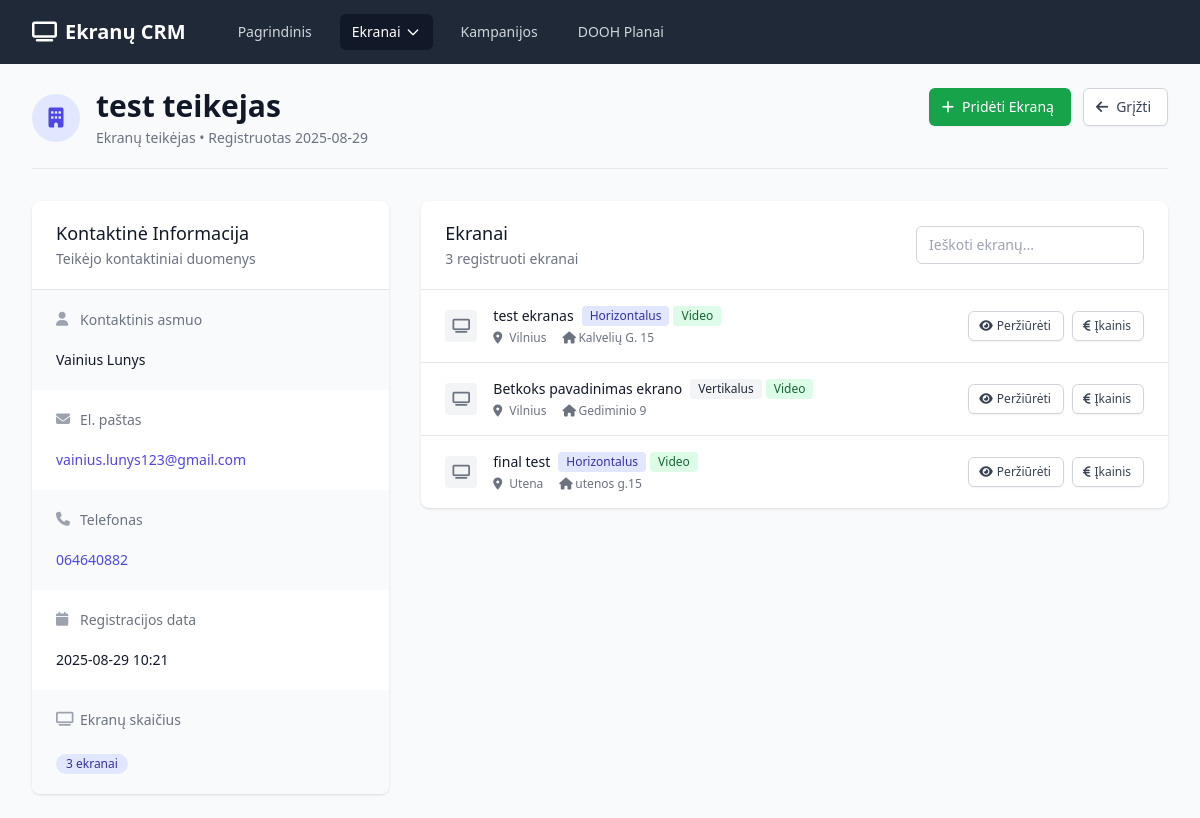
Screenshot of /provider/1 with the database file from the repository.
### app.py (models this page shows)
class ScreenProvider(db.Model):
    id = db.Column(db.Integer, primary_key=True)
    name = db.Column(db.String(100), nullable=False)
    email = db.Column(db.String(100))
    phone = db.Column(db.String(20))
    contact_person = db.Column(db.String(100))
    created_at = db.Column(db.DateTime, default=datetime.utcnow)
    screens = db.relationship('Screen', backref='provider', lazy=True, cascade='all, delete-orphan')

class Screen(db.Model):
    id = db.Column(db.Integer, primary_key=True)
    provider_id = db.Column(db.Integer, db.ForeignKey('screen_provider.id'), nullable=False)
    name = db.Column(db.String(100), nullable=False)
    image_path = db.Column(db.String(200))
    position_description = db.Column(db.Text)
    comment = db.Column(db.Text)
    screen_type = db.Column(db.String(50), nullable=False)  # horizontal/vertical
    content_type = db.Column(db.String(50), nullable=False)  # video/static
    width = db.Column(db.Float, nullable=False)  # in meters
    height = db.Column(db.Float, nullable=False)  # in meters
    pixel_width = db.Column(db.Integer)
    pixel_height = db.Column(db.Integer)
    pixel_comment = db.Column(db.Text)
    gps_latitude = db.Column(db.Float)
    gps_longitude = db.Column(db.Float)
    city = db.Column(db.String(100), nullable=False)
    address = db.Column(db.String(200), nullable=False)
    side = db.Column(db.String(10))  # D-right, K-left
    created_at = db.Column(db.DateTime, default=datetime.utcnow)
    pricing_hours = db.relationship('ScreenPricing', backref='screen', lazy=True, cascade='all, delete-orphan')
    bookings = db.relationship('ScreenBooking', backref='screen', lazy=True)

### app.py (the view)
@app.route('/provider/<int:id>')
def provider_detail(id):
    provider = ScreenProvider.query.get_or_404(id)
    return render_template('provider_detail.html', provider=provider)

### templates/provider_detail.html (shortened to what this page needs)
{% extends "base.html" %}
{% block content %}
<div class="pb-5 border-b border-gray-200 mb-8">
    <div class="flex justify-between items-start">
        <div class="flex items-center">
            <div class="h-12 w-12 rounded-full bg-indigo-100 flex items-center justify-center mr-4">
                <i class="fas fa-building text-indigo-600 text-xl"></i>
            </div>
            <div>
                <h1 class="text-3xl font-bold text-gray-900">{{ provider.name }}</h1>
                <p class="mt-1 text-sm text-gray-500">
                    Ekranų teikėjas • Registruotas {{ provider.created_at.strftime('%Y-%m-%d') }}
                </p>
            </div>
        </div>
        <div class="flex space-x-3">
            <a href="{{ url_for('new_screen') }}?provider_id={{ provider.id }}"
               class="inline-flex items-center px-4 py-2 border border-transparent text-sm font-medium rounded-md shadow-sm text-white bg-green-600 hover:bg-green-700 focus:outline-none focus:ring-2 focus:ring-offset-2 focus:ring-green-500">
                <i class="fas fa-plus -ml-1 mr-2"></i>
                Pridėti Ekraną
            </a>
            <a href="{{ url_for('providers') }}"
               class="inline-flex items-center px-4 py-2 border border-gray-300 shadow-sm text-sm font-medium rounded-md text-gray-700 bg-white hover:bg-gray-50 focus:outline-none focus:ring-2 focus:ring-offset-2 focus:ring-indigo-500">
                <i class="fas fa-arrow-left -ml-1 mr-2"></i>
                Grįžti
            </a>
        </div>
    </div>
</div>
<div class="grid grid-cols-1 lg:grid-cols-3 gap-8">
    <div class="lg:col-span-1">
        <div class="bg-white shadow overflow-hidden sm:rounded-lg">
            <div class="px-4 py-5 sm:px-6">
                <h3 class="text-lg leading-6 font-medium text-gray-900">Kontaktinė Informacija</h3>
                <p class="mt-1 max-w-2xl text-sm text-gray-500">Teikėjo kontaktiniai duomenys</p>
            </div>
            <div class="border-t border-gray-200">
                <dl>
                    {% if provider.contact_person %}
                    <div class="bg-gray-50 px-4 py-5 sm:grid sm:grid-cols-1 sm:gap-4 sm:px-6">
                        <dt class="text-sm font-medium text-gray-500 flex items-center">
                            <i class="fas fa-user w-4 h-4 mr-2 text-gray-400"></i>
                            Kontaktinis asmuo
                        </dt>
                        <dd class="mt-1 text-sm text-gray-900">{{ provider.contact_person }}</dd>
                    </div>
                    {% endif %}
                    {% if provider.email %}
                    <div class="bg-white px-4 py-5 sm:grid sm:grid-cols-1 sm:gap-4 sm:px-6">
                        <dt class="text-sm font-medium text-gray-500 flex items-center">
                            <i class="fas fa-envelope w-4 h-4 mr-2 text-gray-400"></i>
                            El. paštas
                        </dt>
                        <dd class="mt-1 text-sm text-gray-900">
                            <a href="mailto:{{ provider.email }}" class="text-indigo-600 hover:text-indigo-500">{{ provider.email }}</a>
                        </dd>
                    </div>
                    {% endif %}
                    {% if provider.phone %}
                    <div class="bg-gray-50 px-4 py-5 sm:grid sm:grid-cols-1 sm:gap-4 sm:px-6">
                        <dt class="text-sm font-medium text-gray-500 flex items-center">
                            <i class="fas fa-phone w-4 h-4 mr-2 text-gray-400"></i>
                            Telefonas
                        </dt>
                        <dd class="mt-1 text-sm text-gray-900">
                            <a href="tel:{{ provider.phone }}" class="text-indigo-600 hover:text-indigo-500">{{ provider.phone }}</a>
                        </dd>
                    </div>
                    {% endif %}
                    <div class="bg-white px-4 py-5 sm:grid sm:grid-cols-1 sm:gap-4 sm:px-6">
                        <dt class="text-sm font-medium text-gray-500 flex items-center">
                            <i class="fas fa-calendar w-4 h-4 mr-2 text-gray-400"></i>
                            Registracijos data
                        </dt>
                        <dd class="mt-1 text-sm text-gray-900">{{ provider.created_at.strftime('%Y-%m-%d %H:%M') }}</dd>
                    </div>
                    <div class="bg-gray-50 px-4 py-5 sm:grid sm:grid-cols-1 sm:gap-4 sm:px-6">
                        <dt class="text-sm font-medium text-gray-500 flex items-center">
                            <i class="fas fa-tv w-4 h-4 mr-2 text-gray-400"></i>
                            Ekranų skaičius
                        </dt>
                        <dd class="mt-1">
                            <span class="inline-flex items-center px-2.5 py-0.5 rounded-full text-xs font-medium bg-indigo-100 text-indigo-800">
                                {{ provider.screens|length }} ekranai
                            </span>
                        </dd>
                    </div>
                </dl>
            </div>
        </div>
    </div>
    <div class="lg:col-span-2">
        <div class="bg-white shadow overflow-hidden sm:rounded-lg">
            <div class="px-4 py-5 sm:px-6">
                <div class="flex justify-between items-center">
                    <div>
                        <h3 class="text-lg leading-6 font-medium text-gray-900">Ekranai</h3>
                        <p class="mt-1 text-sm text-gray-500">{{ provider.screens|length }} registruoti ekranai</p>
                    </div>
                    {% if provider.screens %}
                    <div class="flex items-center space-x-3">
                        <input type="text" id="screenFilter" placeholder="Ieškoti ekranų..."
                               class="px-3 py-2 border border-gray-300 rounded-md text-sm focus:outline-none focus:ring-indigo-500 focus:border-indigo-500">
                    </div>
                    {% endif %}
                </div>
            </div>
            {% if provider.screens %}
            <div class="border-t border-gray-200">
                <ul class="divide-y divide-gray-200" id="screensList">
                    {% for screen in provider.screens %}
                    <li class="screen-item hover:bg-gray-50">
                        <div class="px-4 py-4 sm:px-6">
                            <div class="flex items-center justify-between">
                                <div class="flex items-center">
                                    <div class="flex-shrink-0">
                                        <div class="h-8 w-8 rounded bg-gray-100 flex items-center justify-center">
                                            <i class="fas fa-tv text-gray-500 text-sm"></i>
                                        </div>
                                    </div>
                                    <div class="ml-4">
                                        <div class="flex items-center">
                                            <p class="text-sm font-medium text-gray-900 screen-name">{{ screen.name }}</p>
                                            <div class="ml-2 flex space-x-1">
                                                <span class="inline-flex items-center px-2 py-0.5 rounded text-xs font-medium {% if screen.screen_type == 'horizontal' %}bg-indigo-100 text-indigo-800{% else %}bg-gray-100 text-gray-800{% endif %}">
                                                    {{ 'Horizontalus' if screen.screen_type == 'horizontal' else 'Vertikalus' }}
                                                </span>
                                                <span class="inline-flex items-center px-2 py-0.5 rounded text-xs font-medium {% if screen.content_type == 'video' %}bg-green-100 text-green-800{% else %}bg-blue-100 text-blue-800{% endif %}">
                                                    {{ 'Video' if screen.content_type == 'video' else 'Statinis' }}
                                                </span>
                                            </div>
                                        </div>
                                        <div class="mt-1 flex items-center space-x-4">
                                            {% if screen.city %}
                                            <div class="flex items-center text-xs text-gray-500">
                                                <i class="fas fa-map-marker-alt w-3 h-3 mr-1"></i>
                                                <span>{{ screen.city }}</span>
                                            </div>
                                            {% endif %}
                                            {% if screen.address %}
                                            <div class="flex items-center text-xs text-gray-500">
                                                <i class="fas fa-home w-3 h-3 mr-1"></i>
                                                <span class="truncate max-w-xs">{{ screen.address }}</span>
                                            </div>
                                            {% endif %}
                                        </div>
                                    </div>
                                </div>
                                <div class="flex items-center space-x-2">
                                    <a href="{{ url_for('screen_detail', id=screen.id) }}"
                                       class="inline-flex items-center px-3 py-1.5 border border-gray-300 shadow-sm text-xs font-medium rounded-md text-gray-700 bg-white hover:bg-gray-50 focus:outline-none focus:ring-2 focus:ring-offset-2 focus:ring-indigo-500">
                                        <i class="fas fa-eye -ml-0.5 mr-1"></i>
                                        Peržiūrėti
                                    </a>
                                    <a href="{{ url_for('screen_pricing', id=screen.id) }}"
                                       class="inline-flex items-center px-3 py-1.5 border border-gray-300 shadow-sm text-xs font-medium rounded-md text-gray-700 bg-white hover:bg-gray-50 focus:outline-none focus:ring-2 focus:ring-offset-2 focus:ring-indigo-500">
                                        <i class="fas fa-euro-sign -ml-0.5 mr-1"></i>
                                        Įkainis
                                    </a>
                                </div>
                            </div>
                        </div>
                    </li>
                    {% endfor %}
                </ul>
            </div>
            {% endif %}
        </div>
    </div>
</div>
{% endblock %}

### rows the page displays
ScreenProvider: name "test teikejas", created_at "2025-08-29", contact_person "Vainius Lunys", email "vainius.lunys123@gmail.com", phone "064640882", created_at "2025-08-29 10:21"
Screen: name "test ekranas", screen_type "Horizontalus", content_type "Video", city "Vilnius", address "Kalvelių G. 15"
Screen: name "Betkoks pavadinimas ekrano", screen_type "Vertikalus", content_type "Video", city "Vilnius", address "Gediminio 9"
Screen: name "final test", screen_type "Horizontalus", content_type "Video", city "Utena", address "utenos g.15"

### other values shown
{{ provider.screens|length }} "3"
